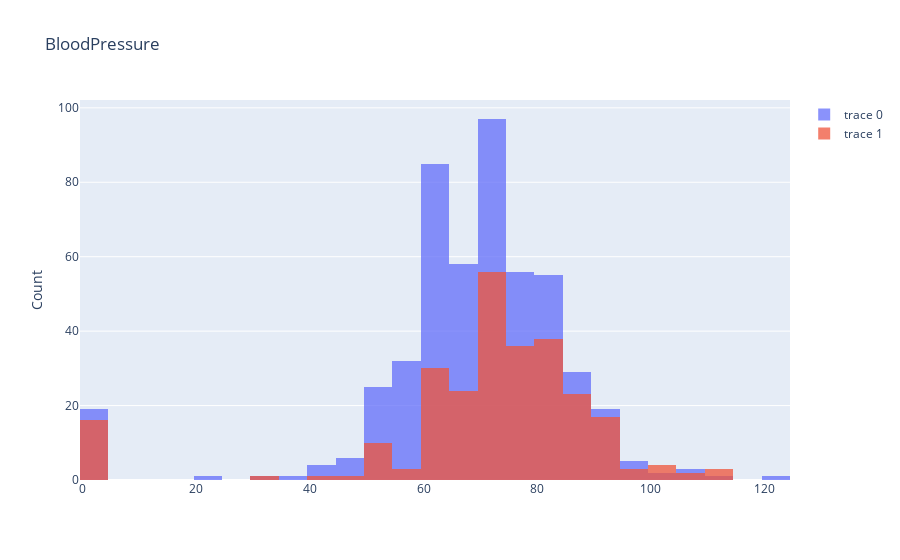

Write notebook code for a chart like this one.
### Code cell
plotBarCat(df,df_name[2],'Outcome')

### Figure 1 — Plotly figure (JSON) as saved in the notebook; plotly's stock layout.template omitted (floating-point values rounded to 4 significant figures; data arrays with more than 128 entries replaced by an {"elided": "..."} marker saying what was removed)
{"data": [{"opacity": 0.75, "type": "histogram", "x": {"elided": "500 int values"}}, {"opacity": 0.75, "type": "histogram", "x": {"elided": "268 int values"}}], "layout": {"barmode": "overlay", "title": {"text": "BloodPressure"}, "yaxis": {"title": {"text": "Count"}}}}
